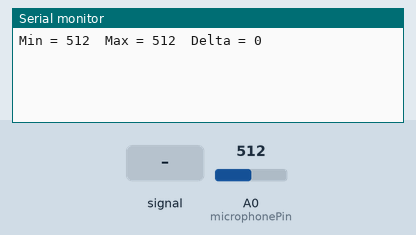
The sketch below on a simulated Arduino Uno, built with avr-gcc and run on an emulated ATmega328P. Shown: the last lines printed to the serial monitor. The inputs (shaded band) are chosen by the test bench; at power-on: A0 (microphonePin) = 512.

Above: at 1.2 s.
1.3 s: A0 (microphonePin) fed a 200 Hz sine of ±81 counts around its level
At 2.6 s:
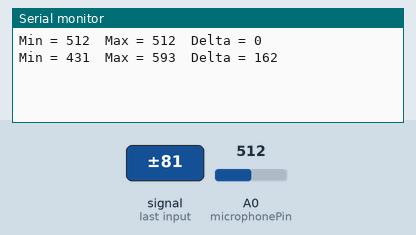
2.8 s: A0 (microphonePin) set to 716
At 3.8 s:
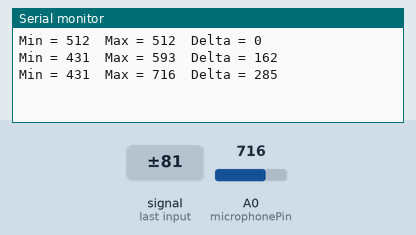
4.3 s: A0 (microphonePin) fed a 1000 Hz sine of ±255 counts around its level
At 5.7 s:
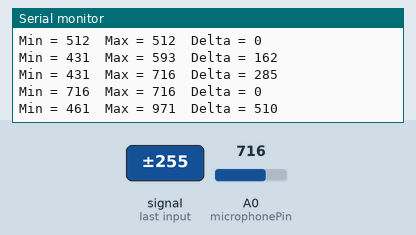
5.8 s: A0 (microphonePin) set to 900
At 6.8 s:
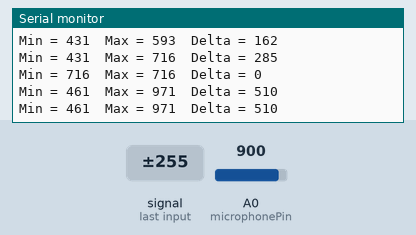
Timing chart, 0 to 8.3 s (numbered marks = the images above; inputs shaded):
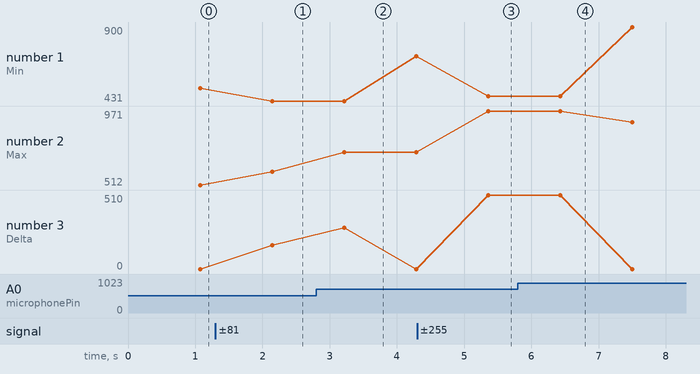

The sketch:

analog_mic_test.ino
```cpp
const int microphonePin = A0;

void setup() {
  Serial.begin(115200);
}

void loop() {
  int mn = 1024;
  int mx = 0;

  // take 1000 samples (10k is a bit heavy for loop delay)
  for (int i = 0; i < 10000; i++) {
    int val = analogRead(microphonePin);
    mn = min(mn, val);
    mx = max(mx, val);
  }

  int delta = mx - mn;

  Serial.print("Min = ");
  Serial.print(mn);
  Serial.print("\tMax = ");
  Serial.print(mx);
  Serial.print("\tDelta = ");
  Serial.println(delta);
}
```

Measured:
- after the input at 1.3 s, the serial monitor: prints a new line after 0.84 s (image 1)
- after the input at 2.8 s, the serial monitor: prints a new line after 0.42 s (image 2)
- after the input at 4.3 s, the serial monitor: prints a new line after 1.1 s (image 3)
- plotted number 1: 512 → 431 after the input at 1.3 s, 431 → 716 after the input at 2.8 s, 716 → 461 after the input at 4.3 s, 461 → 900 after the input at 5.8 s
- plotted number 2: 512 → 593 after the input at 1.3 s, 593 → 716 after the input at 2.8 s, 716 → 971 after the input at 4.3 s, 971 → 900 after the input at 5.8 s
- plotted number 3: 0 → 162 after the input at 1.3 s, 0 → 510 after the input at 4.3 s
